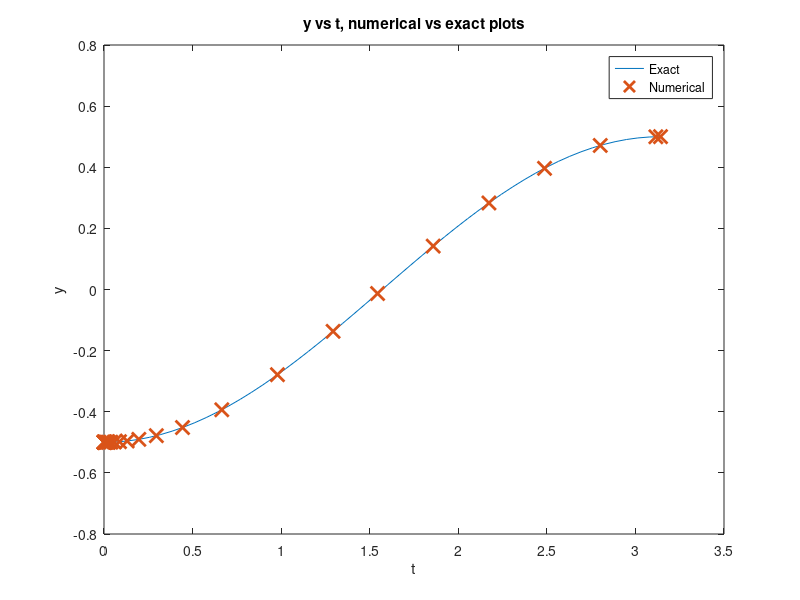

This figure's MATLAB source: (Note: this script raises an error after producing the figure.)
%% Integrator Lab: Solving First Order ODEs in MATLAB and Picard Approximation
%
% This lab will teach you to numerically solve first order ODEs using a
% built in MATLAB integrator, |ode45|.  |ode45| is a good, general purpose
% tool for integrating first order equations (and first order systems).  It
% is not always the right algorithm, but it is usually the right algorithm
% to try first. This lab will also teach you how to manipulate symbolic
% functions in MATLAB.
%
% You will learn how to use the |ode45| routine, how to interpolate between
% points, and how MATLAB handles data structures.  You will also learn how
% to use MATLAB for exact symbolic calculations and write your own Picard
% approximation code.
% 
% Opening the m-file lab2.m in the MATLAB editor, step through each
% part using cell mode to see the results.  Compare the output with the
% PDF, which was generated from this m-file.
%
% There are eight exercises in this lab that are to be handed in at the
% end of the lab.  Write your solutions in the template, including
% appropriate descriptions in each step. Save the .m file and submit it 
% online using Blackboard.
%
% MAT292, Fall 2018, Stinchcombe & Parsch
% MAT292, Fall 2018, Stinchcombe & Khovanskii
% MAT292, Fall 2017, Stinchcombe & Sinnamon
% MAT292, Fall 2015, Sousa
% MAT292, Fall 2013, Sinnamon & Sousa
% MAT292, Fall 2011, Hart & Pym

%% Student Information
%
% Student Name: yangc153
%
% Student Number: 1005367265
%

%% Set up an inline function representation of an ODE and solve it
%
% MATLAB has many built in routines for solving differential equations of
% the form
%
% |y' = f(t,y)|
%
% We will solve them using |ode45|, a high precision integrator.  To do
% this, we will need to construct an inline function representation of |f|,
% an initial condition, and specify how far we want MATLAB to integrate the
% problem.  Once we have set these, we pass the information to |ode45| to
% get the solution.
%
% For a first example, we will solve the initial value problem
%
% |y' = y, y(0) = 1|
%
% which has as its answer |y = e^t|. 
%
%

% Set up the right hand side of the ODE as an inline function
f = @(t,y) y; 

% The initial conditions
t0 = 0;
y0 = 1;

% The time we will integrate until
t1 = 2;

soln = ode45(f, [t0, t1], y0);


%% Examining the output
%
% When we execute the |ode45|, it returns a data structure, stored in soln.
% We can see the pieces of the data structure with a display command:

disp(soln);

%% Understanding the components of the solution data structure
%
% The most important elements of the data structure are stored in the |x|
% and |y| components of the structure; these are vectors.  Vectors |x| and
% |y| contain the points at which the numerical approximation to the
% initial vlaue problem  has been computed.  In other words, |y(j)| is the
% approximate value of the solution at |x(j)|.
%
% *NOTE:* Even though we may be studying a problem like |u(t)| or |y(t)|,
% MATLAB will always use |x| for the independent variable and |y| for the
% dependent variable in the data structure.
%
% Pieces of the data structure can be accessed using a period, as in C/C++
% or Java.  See the examples below:

% Display the values of |t| at which |y(t)| is approximated
fprintf(' Vector of t values: ');
disp(soln.x);
% Display the the corresponding approximatations of |y(t)|
fprintf(' Vector of y values: ');
disp(soln.y);

% Display the approximation of the solution at the 3rd point:
fprintf(' Third element of the vector of t values: %g\n',soln.x(3));
fprintf(' Third element of the vector of y values: %g\n',soln.y(3));


%% Visualizing and comparing the solution
% We can now visualize the solution at the computed data points and compare
% with the exact solution.

% Construct the exact solution
tt = linspace(0,2,50);
yy = exp(tt);

% Plot both on the same figure, plotting the approximation with x's
plot(tt, yy, soln.x, soln.y, 'x', 'MarkerSize',10, 'LineWidth', 2);
% NOTE: the MarkerSize and LineWidth are larger than their defaults of 6
% and 1, respectively.  This makes the print out more readable.

% Add a label to the axis and a legend
xlabel('t');
legend('Exact', 'Numerical','Location','Best');

%% Exercise 1
%
% Objective: Solve an initial value problem and plot both the numerical
% approximation and the corresponding exact solution.
%
% Details: Solve the IVP
%
% |y' = y tan t + sin t, y(0) = -1/2|
%
% from |t = 0| to |t = pi|.
%
% Compute the exact solution (by hand), and plot both on the same figure
% for comparison, as above.
%
% Your submission should show the construction of the inline function, the
% use of ode45 to obtain the solution, a construction of the exact
% solution, and a plot showing both.  In the comments, include the exact
% solution.
%yy=(((sin(t)).^2)-1)./(2*cos(t)); Exact Solution

% Label your axes and include a legend.
f = @(t,y) y * tan(t) + sin(t);
t0=0;
y0=-0.5;
soln=ode45(f,[t0,pi],y0);
tt=linspace(0,pi,50);
yy=(((sin(tt)).^2)-1)./(2*cos(tt));
plot(tt, yy, soln.x, soln.y, 'x', 'MarkerSize',10, 'LineWidth', 2)
title('y vs t, numerical vs exact plots');
xlabel('t');
ylabel('y');
legend('Exact', 'Numerical','Location','Best');


%% Computing an approximation at a specific point
%
% As you should be able to see by examining |soln.x|, ode45 returns the
% solution at a number of points between |t0| and |t1|.  But sometimes we
% want to know the solution at some intermediate point.
%
% To obtain this value, we need to interpolate it in a consistent way.
% Fortunately, MATLAB provides a convenient function, |deval|, specifically
% for this.

% Compute the solution at t = .25:
deval(soln, .25)

% Compute the solution at t = 1.6753:
fprintf(' Solution at 1.6753: %g\n', deval(soln, 1.6753));

% Compute the solution at 10 grid points between .45 and 1.65:
tinterp = linspace(.45, 1.65, 10);
deval(soln, tinterp)

% Alternatively:
deval(soln, linspace(.45, 1.65, 10))


%% Exercise 2
% 
% Objective: Interpolate a solution at a number of grid points
%
% Details: For the solution you computed in exercise 1, use deval to
% compute the interpolated values at 10 grid points between 2 and 3.
deval(soln,linspace(2,3,10))


%% Errors, Step Sizes, and Tolerances
%
% As you may have noticed, in contrast to the IODE software, at no point do
% we set a step size for our solution.  Indeed, the step size is set
% adaptively to conform to a specified error tolerance.  
%
% Roughly speaking, given the solution at |(t_j, y_j)|, |ode45| computes two
% approximations of the solution at |t_{j+1} = t_j + h|; one is of greater
% accuracy than the other.  If the difference is below a specified
% tolerance, the step is accepted and we continue.  Otherwise the step is
% rejected and the smaller step size, |h|, is used; it is often halved.
%
% We can compute the global truncation error at each solution point, figure
% out the maximum error, and visualize this error (on a linear-log scale):

% Compute the exact solution
yexact = exp(soln.x);

% Compute the pointwise error; note the use of MATLAB's vectorization
err = abs(yexact - soln.y);

disp(err);

fprintf('maximum error: %g \n', max(err));

semilogy(soln.x, err, 'LineWidth', 2);
xlabel('t');
ylabel('error');


%% Exercise 3
%
% Objective: Examine the error of a solution generated by |ode45|
%
% Details: For your solution to exercise 1, compute the pointwise error,
% identify the maximum value of the error, and visualize the error on a 
% linear-log plot (use semilogy to plot the log of the error vs. t).  
% Write in the comments where the error is largest, and give a brief 
% (1-2 sentences) explanation of why it is largest there.  Make sure to 
% label your axes.
yex=(((sin(soln.x)).^2)-1)./(2*cos(soln.x));
err=abs(yex-soln.y);
disp(err)
fprintf('maximum error: %g \n', max(err));
semilogy(soln.x, err, 'LineWidth', 2);
xlabel('t');
ylabel('error');
%max error occers when t=1.5588, and it is greatest here due to the 
%difference between the exact value of y calculated and y approcimate
%that was calculated by ode45 being the largest here. In the graph
%of the orginal function, it seems to be an inflection point, which may
%explain the large error, as rapid change relative to the surrounding graph
%occurs here.
%% Exercise 4
%
% Objective: Solve and visualize a nonlinear ode using ode45
%
% Details: Solve the IVP
%
% |y' = 1 / y^2 , y(1) = 1|
%
% from |t=1| to |t=10| using |ode45|.  Find the exact solution and compute
% the maximum pointwise error.  Then plot the approximate solution and the
% exact solution on the same axes.
%
% Your solution should show the definition of the inline function,
% the computation of its solution in this interval, the computation of the
% exact solution at the computed grid points, the computation of the
% maximum error, and a plot of the exact and approximate solutions.
%Your axes should be appropriately labeled and include a legend.
f=@(t,y) 1 / y.^2
y1=1;
t1=1;
ya=ode45(f,[t1,10],y1);
tt=linspace(1,10,50);
yy=(3*tt-2).^(1/3);
yexac=(3*(ya.x)-2).^(1/3)
err=abs(ya.y-yexac)
max(err)
plot(tt, yy, ya.x, ya.y, 'x', 'MarkerSize',10, 'LineWidth', 2)
title('y vs t, numerical vs exact plots');
xlabel('t');
ylabel('y');
legend('Exact', 'Numerical','Location','Best');
fprintf('max error equals: %g \n', max(err));
%% Exercise 5
%
% Objective: Solve and visualize an ODE that cannot be solved by hand with
% |ode45|.
%
% Details: Solve the IVP
%
% |y' =  1 - t y / 2, y(0) = -1|
%
% from |t=0| to |t=10|.  
%
% Your solution should show you defining the inline function, computing
% the solution in this interval, and plotting it.
%
% Your axes should be appropriately labeled
f=@(t,y) 1-(t.*y)/2;
t0=0;
y0=-1;
soluti=ode45(f,[0,10],y0)
plot(soluti.x,soluti.y)
title('y vs t');
xlabel('t');
ylabel('y');

%% Exercise 6 - When things go wrong
%
% Objective: Solve an ode and explain the warning message
%
% Details: Solve the IVP:
%
% |y' = y^3 - t^2, y(0) = 1|
%
% from |t=0| to |t=1|.  
%
% Your solution should show you defining the inline function, and computing
% the solution in this interval.
% 
% If you try to plot the solution, you should find that the solution does
% not make it all the way to t = 1.
%
% In the comments explain why MATLAB generates the warning message that you
% may see, or fails to integrate all the way to t=1.  HINT: Try plotting
% the direction field for this with IODE.
f=@(t,y) (y.^3)-(t.^2);
y0=1;
t0=0;
sol=ode45(f,[t0,1],y0)
plot(sol.x,sol.y)
xlabel('t')
ylabel('y')
title('y vs t')
%the values of y quickly approach infinity after the values of t pass 0.5,
%and the iode directional fields agree with this interpretation, clearly
%showing near vertical slopes for the particular solution and IVs used
%when approaching 0.5
%% Using symbolic variables to define functions
% We can define symbolic variables to let MATLAB know that these variables
% will be used for exact computations

% Start by defining the variables as symbolic
syms t s x y

% Define a function by simply writing its expression

f = cos(t)
g = sin(t)
h = exp(2*x)

% We can manipulate these functions

simplify(f^2+g^2)
diff(h)

% We can plot a function defined symbolically using the command |ezplot|.
% Learn about the command |ezplot|:

help ezplot

% Plot the function |f(t)| and |h(x)|

ezplot(f)
ezplot(h)

%%
% If we try to evaluate the function |f(0)|, we get an error message. 
%
% The symbolic variables are not meant to be used to evaluate functions,
% but to manipulate functions, compute derivatives, etc.
% To evaluate a function using symbolic variables is a little cumbersome:

% We need to substitute the variable by a value:

subs(f,t,pi)

%%
% This expression means: In the expression |f|, substitute the variable |t|
% by the number |pi|.

% If we use a value where the cosine does not have a "nice" expression, we
% need to approximate the result:

subs(f,t,2)

% We need to use the command |eval|

eval(subs(f,t,2))


%% Exercise 7
% Objective: Define a function using symbolic variables and manipulate it.
%
% Details: Define the function |f(x) = sin(x)cos(x)|
%
% Use MATLAB commands to obtain a simpler form of this function, compute
% value of this function for |x=pi/4| and |x=1|, and plot its graph.
syms x
f = sin(x)*cos(x);
subs(f,x,pi/4)
eval(subs(f,x,1))
ezplot (f)
%% Obtaining Picard approximations 
%
% Consider an initial value problem
%
% |y' = 1 + y|
% |y(0) = 0|
%
% First we need to define the variables we will be using

syms t s y;

% We then need to define the function f

f = 1+y; % we define it without the @(t,y) because it is a symbolic function

% We set up our initial approximation phi_0 = 0:

phi=[sym(0)];   % we will keep a list with all the approximations

% Set up a loop to get successive approximations using Picard iterations

N=5;

for i = 1:N
    func=subs(f,y,phi(i));    % prepare function to integrate: y -> previous phi
    func=subs(func,t,s);      % variable of integration is s, so we need to change
                              % t -> s
    
    newphi = int(func, s, 0 ,t);   % integrate to find next approximation
    
    phi=cat(2,phi,[newphi]);       % update the list of approximations by adding new phi
end

% Show the last approximation

phi(N+1)

% Plot the approximation just found

picard=ezplot(phi(N+1),[0,5]);
set(picard,'Color','green');         % set the color of the graph to green

% In this case, the exact solution is
%
% |y=e^t-1|
%
% Compare the approximation and the exact solutions

hold on;
exact=ezplot(exp(t)-1,[0,5]);

xlabel('t');
ylabel('y');
title('Picard Approximations');
legend('Picard Approximation', 'Exact Solution','Location','NorthWest');


%% Exercise 8
%
%  Objective: Solve your own Picard Approximation and compare it to the
%  exact solution.
%
%  Details: Consider the IVP
%     | y' = 1+y^2|
%     | y(0) = 1 |
%
% Find the Picard approximation phi_5. 
% For better efficiency, do not keep all the previous approximations.
%
% Compute the exact solution (by hand), and plot both on the same figure
% for comparison, as above.
%
% Label your axes and include a legend.
%
% HINT. The initial condition has 1 instead of 0, so the Picard
% method needs to be adapted.

clf;
clear;
syms t s y;

f = 1+y.^2; % we define it without the @(t,y) because it is a symbolic function

% We set up our initial approximation phi_0 = 1:

phi=[0];   % we will keep a list with all the approximations

% Set up a loop to get successive approximations using Picard iterations

N=5;

for i = 1:N
    func=subs(f,y,phi(i));    % prepare function to integrate: y -> previous phi
    func=subs(func,t,s);      % variable of integration is s, so we need to change
                              % t -> s
    
    newphi = 1+ int(func, s, 0 ,t);   % integrate to find next approximation
    
    phi=cat(2,phi,[newphi]);       % update the list of approximations by adding new phi
end

% Show the last approximation

phi(N+1)

picard=ezplot(phi(N+1),[-pi/2,pi/2]);
set(picard,'Color','green');         % set the color of the graph to green

% 

hold on;
exact=ezplot(tan(t+pi/4),[-pi/2,pi/2]);

xlabel('t');
ylabel('y');
title('Picard Approximations');
legend('Picard Approximation', 'Exact Solution','Location','NorthWest');
